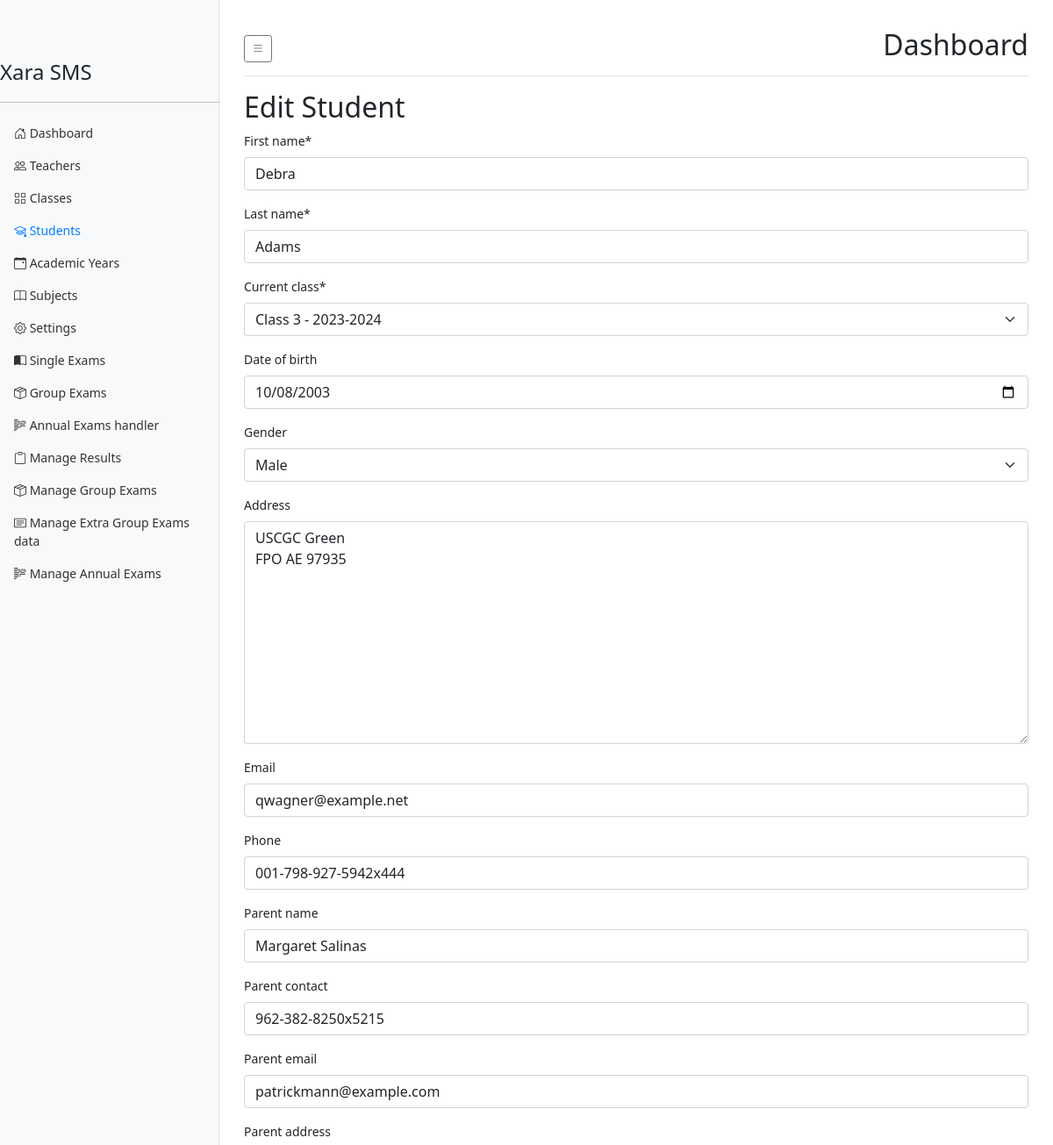
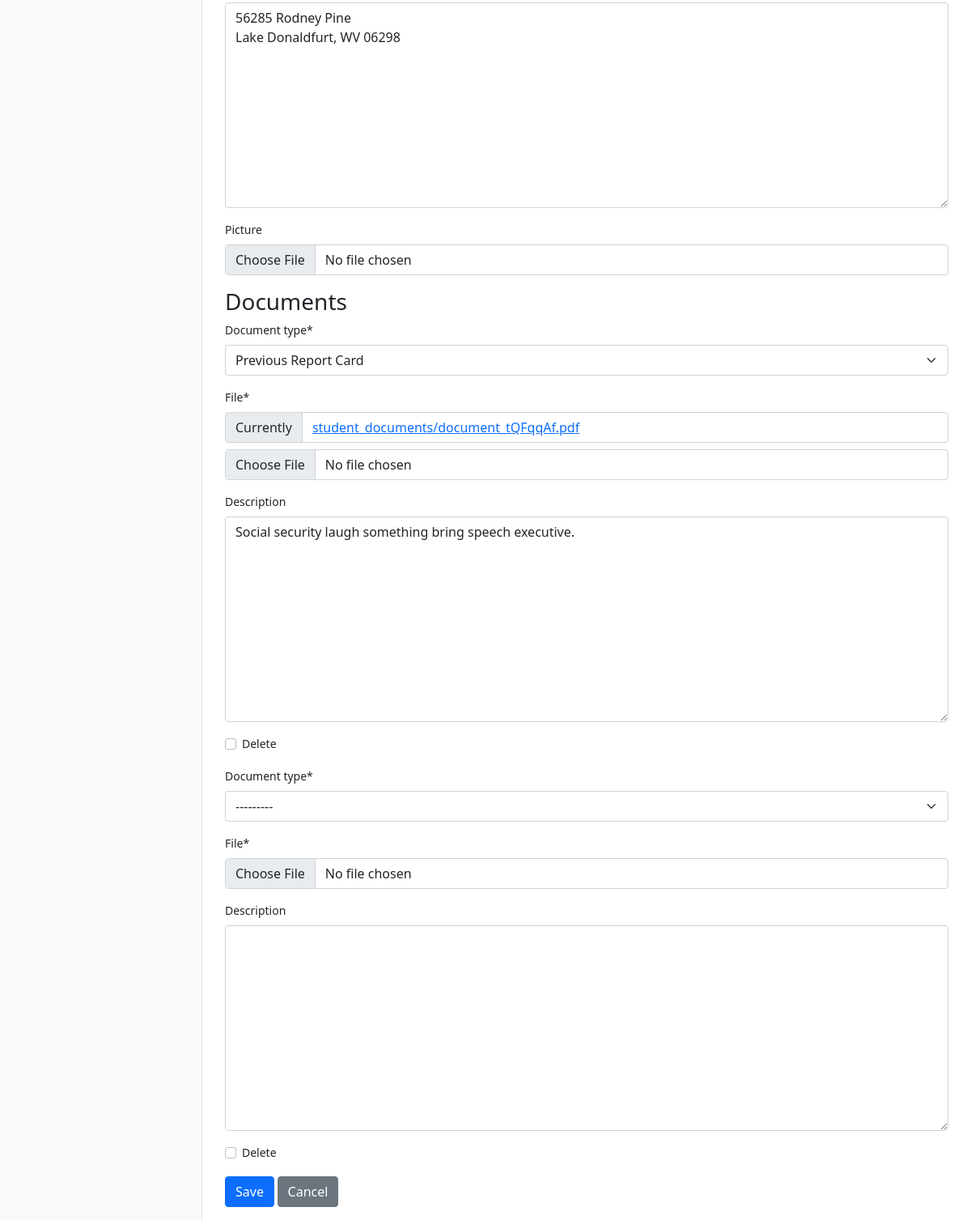
Page /users/students/83/edit/ (signed in) on the committed database (2 pictures, top to bottom).
### result_system/models.py (models this page shows, shortened)
class Student(models.Model):
    school = models.ForeignKey(School, on_delete=models.CASCADE, related_name='students')
    first_name = models.CharField(max_length=100)
    last_name = models.CharField(max_length=100)
    matricula_code = models.CharField(max_length=15, unique=True)
    current_class = models.ForeignKey(Class, on_delete=models.SET_NULL, null=True, related_name='current_students')
    date_of_birth = models.DateField(null=True, blank=True)
    gender = models.CharField(max_length=1, choices=[('M', 'Male'), ('F', 'Female'), ('O', 'Other')], blank=True)
    address = models.TextField(blank=True)
    email = models.EmailField(blank=True)
    phone = models.CharField(max_length=20, blank=True)
    parent_name = models.CharField(max_length=200, blank=True)
    parent_contact = models.CharField(max_length=20, blank=True)
    parent_email = models.EmailField(blank=True)
    parent_address = models.TextField(blank=True)
    date_enrolled = models.DateField(default=timezone.now)
    picture = models.ImageField(upload_to='student_pictures/', blank=True, null=True)
    is_active = models.BooleanField(default=True)
    results_access_payed = models.BooleanField(default=False)
    results_access_date_payed = models.DateField(null=True, blank=True)
    results_access_phone_number_payed = models.CharField(max_length=20, blank=True)
    objects = StudentManager()
    class Meta:
        permissions = [
            ("can_view_student_grades", "Can view student grades"),
            ("can_edit_student_grades", "Can edit student grades"),
        ]

### users/views.py (the view, shortened to what this page needs)
# urls.py: path('students/<int:pk>/edit/', StudentUpdateView.as_view(), name='student_edit'),
class StudentUpdateView(SecretaryRequiredMixin, UpdateView):
    model = Student
    form_class = StudentForm
    template_name = 'users/student_form.html'
    success_url = reverse_lazy('student_list')
    def get_form_kwargs(self):
        kwargs = super().get_form_kwargs()
        kwargs['school'] = self.request.user.school
        return kwargs
    def get_context_data(self, **kwargs):
        data = super().get_context_data(**kwargs)
        if self.request.POST:
            data['documents'] = StudentDocumentFormSet(self.request.POST, self.request.FILES, instance=self.object)
        else:
            data['documents'] = StudentDocumentFormSet(instance=self.object)
        return data

### users/forms.py
class StudentForm(forms.ModelForm):
    class Meta:
        model = Student
        fields = ['first_name', 'last_name', 'current_class', 'date_of_birth', 'gender',
                  'address', 'email', 'phone', 'parent_name', 'parent_contact',
                  'parent_email', 'parent_address', 'picture']
        widgets = {
            'date_of_birth': forms.DateInput(attrs={'type': 'date'}),
            'gender': forms.Select(choices=[('M', 'Male'), ('F', 'Female'), ('O', 'Other')]),
        }
    def __init__(self, *args, **kwargs):
        school = kwargs.pop('school', None)
        super().__init__(*args, **kwargs)
        if school:
            self.fields['current_class'].queryset = Class.objects.filter(school=school)

### result_system/models.py (called while the page is built)
    def __str__(self):
        return f"{self.name} - {self.academic_year.year}"

    def get_queryset(self):
        return super().get_queryset().select_related('current_class')

### users/mixins.py (called while the page is built)
    def dispatch(self, request, *args, **kwargs):
        if not request.user.is_authenticated or request.user.user_type != 'S':
            raise PermissionDenied
        return super().dispatch(request, *args, **kwargs)

### templates/users/student_form.html (shortened to what this page needs)
{% extends "users/dashboard_base.html" %}
{% load crispy_forms_tags %}
{% block dashboard_content %}
<h2>{% if form.instance.pk %}Edit{% else %}Add{% endif %} Student</h2>
<form method="post" enctype="multipart/form-data">
    {{ form|crispy }}
    <h3>Documents</h3>
    {% for document_form in documents.forms %}
        <div class="document-form">
            {{ document_form|crispy }}
        </div>
    {% endfor %}
    <button type="submit" class="btn btn-primary">Save</button>
    <a href="{% url 'student_list' %}" class="btn btn-secondary">Cancel</a>
</form>
{% endblock %}

### templates/users/dashboard_base.html (style rules this page uses)
body { font-size: .875rem; }

### rows in the picture
Student: first_name "Debra", last_name "Adams", current_class "Class 3 - 2023-2024", date_of_birth "10/08/2003", gender "Male", address "USCGC Green FPO AE 97935", email "qwagner@example.net", phone "001-798-927-5942x444", parent_name "Margaret Salinas", parent_contact "962-382-8250x5215", parent_email "patrickmann@example.com", parent_address "56285 Rodney Pine Lake Donaldfurt, WV 06298"
